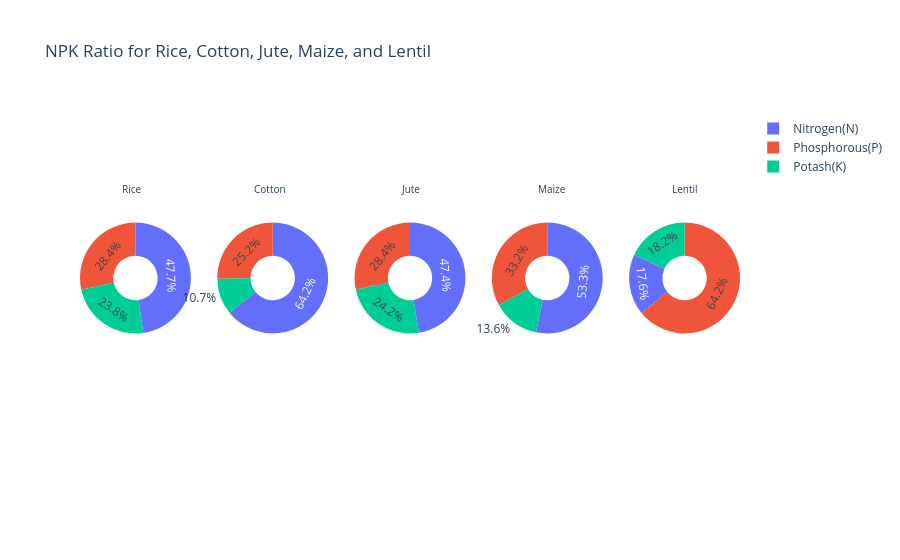

This figure's notebook cell:
### Code cell
labels = ['Nitrogen(N)', 'Phosphorous(P)', 'Potash(K)']

fig = make_subplots(
    rows=1,
    cols=5,
    specs=[[{'type':'domain'}, {'type':'domain'},
            {'type':'domain'}, {'type':'domain'},
            {'type':'domain'}]]
)

# Rice
rice_npk = crop_summary.loc['rice']
values = [rice_npk['N'], rice_npk['P'], rice_npk['K']]
fig.add_trace(go.Pie(labels=labels, values=values, name="Rice"), 1, 1)

# Cotton
cotton_npk = crop_summary.loc['cotton']
values = [cotton_npk['N'], cotton_npk['P'], cotton_npk['K']]
fig.add_trace(go.Pie(labels=labels, values=values, name="Cotton"), 1, 2)

# Jute
jute_npk = crop_summary.loc['jute']
values = [jute_npk['N'], jute_npk['P'], jute_npk['K']]
fig.add_trace(go.Pie(labels=labels, values=values, name="Jute"), 1, 3)

# Maize
maize_npk = crop_summary.loc['maize']
values = [maize_npk['N'], maize_npk['P'], maize_npk['K']]
fig.add_trace(go.Pie(labels=labels, values=values, name="Maize"), 1, 4)

# Lentil
lentil_npk = crop_summary.loc['lentil']
values = [lentil_npk['N'], lentil_npk['P'], lentil_npk['K']]
fig.add_trace(go.Pie(labels=labels, values=values, name="Lentil"), 1, 5)

fig.update_traces(
    hole=0.4,
    hoverinfo="label+percent+name"
)

fig.update_layout(
    title_text="NPK Ratio for Rice, Cotton, Jute, Maize, and Lentil",
    annotations=[
        dict(text='Rice', x=0.06, y=0.8, font_size=10, showarrow=False),
        dict(text='Cotton', x=0.26, y=0.8, font_size=10, showarrow=False),
        dict(text='Jute', x=0.50, y=0.8, font_size=10, showarrow=False),
        dict(text='Maize', x=0.74, y=0.8, font_size=10, showarrow=False),
        dict(text='Lentil', x=0.94, y=0.8, font_size=10, showarrow=False)
    ]
)

fig.show()

### Figure 1 — Plotly figure (JSON) as saved in the notebook; plotly's stock layout.template omitted (floating-point values rounded to 4 significant figures)
{"data": [{"domain": {"x": [0, 0.168], "y": [0, 1]}, "hole": 0.4, "hoverinfo": "label+percent+name", "labels": ["Nitrogen(N)", "Phosphorous(P)", "Potash(K)"], "name": "Rice", "type": "pie", "values": [79.89, 47.58, 39.87]}, {"domain": {"x": [0.208, 0.376], "y": [0, 1]}, "hole": 0.4, "hoverinfo": "label+percent+name", "labels": ["Nitrogen(N)", "Phosphorous(P)", "Potash(K)"], "name": "Cotton", "type": "pie", "values": [117.8, 46.24, 19.56]}, {"domain": {"x": [0.416, 0.584], "y": [0, 1]}, "hole": 0.4, "hoverinfo": "label+percent+name", "labels": ["Nitrogen(N)", "Phosphorous(P)", "Potash(K)"], "name": "Jute", "type": "pie", "values": [78.4, 46.86, 39.99]}, {"domain": {"x": [0.624, 0.792], "y": [0, 1]}, "hole": 0.4, "hoverinfo": "label+percent+name", "labels": ["Nitrogen(N)", "Phosphorous(P)", "Potash(K)"], "name": "Maize", "type": "pie", "values": [77.76, 48.44, 19.79]}, {"domain": {"x": [0.832, 1], "y": [0, 1]}, "hole": 0.4, "hoverinfo": "label+percent+name", "labels": ["Nitrogen(N)", "Phosphorous(P)", "Potash(K)"], "name": "Lentil", "type": "pie", "values": [18.77, 68.36, 19.41]}], "layout": {"annotations": [{"font": {"size": 10}, "showarrow": false, "text": "Rice", "x": 0.06, "y": 0.8}, {"font": {"size": 10}, "showarrow": false, "text": "Cotton", "x": 0.26, "y": 0.8}, {"font": {"size": 10}, "showarrow": false, "text": "Jute", "x": 0.5, "y": 0.8}, {"font": {"size": 10}, "showarrow": false, "text": "Maize", "x": 0.74, "y": 0.8}, {"font": {"size": 10}, "showarrow": false, "text": "Lentil", "x": 0.94, "y": 0.8}], "title": {"text": "NPK Ratio for Rice, Cotton, Jute, Maize, and Lentil"}}}
